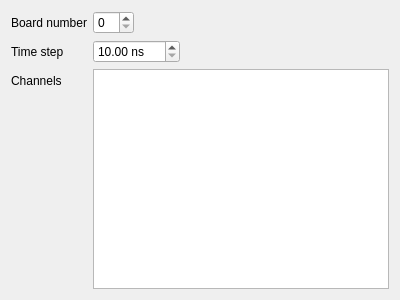
<?xml version="1.0" encoding="UTF-8"?>
<ui version="4.0">
 <class>SpincoreEditor</class>
 <widget class="QWidget" name="SpincoreEditor">
  <property name="geometry">
   <rect>
    <x>0</x>
    <y>0</y>
    <width>400</width>
    <height>300</height>
   </rect>
  </property>
  <property name="windowTitle">
   <string>Form</string>
  </property>
  <layout class="QHBoxLayout" name="horizontalLayout" stretch="1">
   <item>
    <layout class="QFormLayout" name="formLayout">
     <item row="0" column="0">
      <widget class="QLabel" name="label">
       <property name="text">
        <string>Board number</string>
       </property>
      </widget>
     </item>
     <item row="1" column="0">
      <widget class="QLabel" name="label_2">
       <property name="text">
        <string>Time step</string>
       </property>
      </widget>
     </item>
     <item row="0" column="1">
      <layout class="QHBoxLayout" name="horizontalLayout_2" stretch="0,1">
       <property name="spacing">
        <number>0</number>
       </property>
       <item>
        <widget class="QSpinBox" name="board_number_spinbox"/>
       </item>
       <item>
        <spacer name="horizontalSpacer_2">
         <property name="orientation">
          <enum>Qt::Horizontal</enum>
         </property>
         <property name="sizeHint" stdset="0">
          <size>
           <width>40</width>
           <height>20</height>
          </size>
         </property>
        </spacer>
       </item>
      </layout>
     </item>
     <item row="2" column="0">
      <widget class="QLabel" name="label_3">
       <property name="text">
        <string>Channels</string>
       </property>
      </widget>
     </item>
     <item row="1" column="1">
      <layout class="QHBoxLayout" name="horizontalLayout_3" stretch="0,1">
       <property name="spacing">
        <number>0</number>
       </property>
       <item>
        <widget class="QDoubleSpinBox" name="time_step_spinbox">
         <property name="showGroupSeparator" stdset="0">
          <bool>false</bool>
         </property>
         <property name="suffix">
          <string> ns</string>
         </property>
         <property name="minimum">
          <double>10.000000000000000</double>
         </property>
         <property name="maximum">
          <double>1000.000000000000000</double>
         </property>
        </widget>
       </item>
       <item>
        <spacer name="horizontalSpacer_3">
         <property name="orientation">
          <enum>Qt::Horizontal</enum>
         </property>
         <property name="sizeHint" stdset="0">
          <size>
           <width>40</width>
           <height>20</height>
          </size>
         </property>
        </spacer>
       </item>
      </layout>
     </item>
     <item row="2" column="1">
      <layout class="QHBoxLayout" name="horizontalLayout_5" stretch="1">
       <property name="spacing">
        <number>0</number>
       </property>
       <item>
        <widget class="QTableView" name="channels_table_view"/>
       </item>
      </layout>
     </item>
    </layout>
   </item>
  </layout>
 </widget>
 <resources/>
 <connections/>
</ui>
